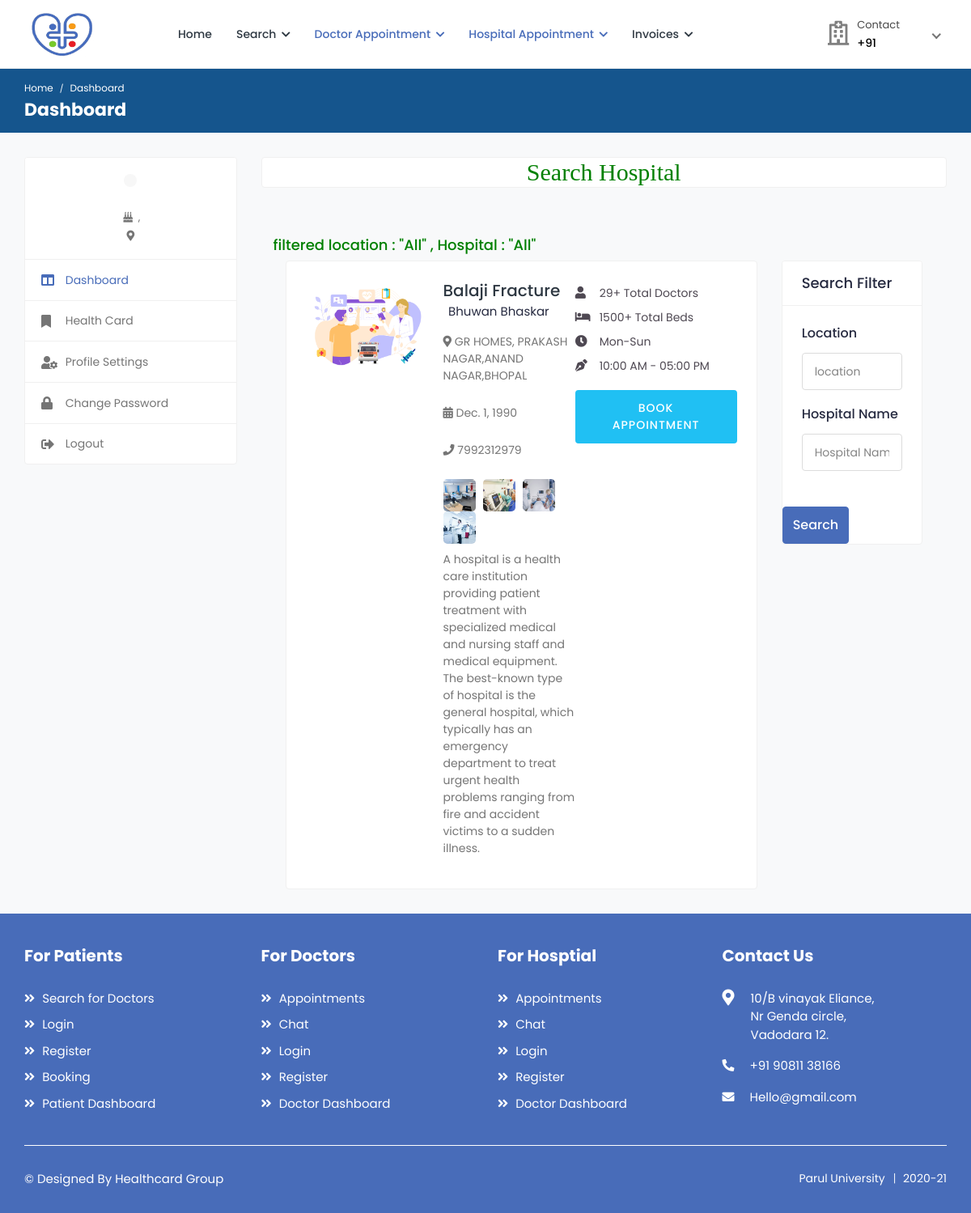
Page /search_hospital on the committed database.
### health/models.py (models this page shows, shortened)
class Hospital(models.Model):
    status = models.CharField(max_length=100,null=True)
    user = models.ForeignKey(User, on_delete=models.CASCADE, null=True)
    mobile = models.CharField(max_length=10, null=True)
    name = models.CharField(max_length=100, null=True)
    nom_doctor = models.CharField(max_length=100, null=True)
    nom_beds = models.CharField(max_length=100, null=True)
    foundation_date = models.DateField(null=True)
    timing = models.CharField(max_length=100, null=True)
    owner_name = models.CharField(max_length=100, null=True)
    days_time = models.CharField(max_length=100, null=True)
    address = models.CharField(max_length=100, null=True)
    biography = models.TextField(null=True)
    image = models.FileField(null=True)

### health/views.py (the view, shortened to what this page needs)
# urls.py: path('search_hospital',search_hospital,name="search_hospital"),
def search_hospital(request):
    data = Hospital.objects.all()
    l = "All"
    n = "All"
    d={'data':data,'l':l,'n':n,}
    return render(request,'patient/search_hospital.html',d)

### health/templates/patient/search_hospital.html (shortened to what this page needs)
{% extends 'patient/sidebar.html' %}
{% load static %}
{% block b %}
<h2 style="font-family:roman;color:green" align="center" class="card">Search Hospital</h2>
<div class="content">
				<div class="container-fluid">
					<div class="row">
						<h4 style="color:green"> filtered location : "{{l}}" , Hospital : "{{n}}" </h4>
                        <div class="col-md-8 col-lg-8 col-xl-9">
						{% for i in data %}
							<div class="card">
								<div class="card-body">
									<div class="doctor-widget">
										<div class="doc-info-left">
											<div class="doctor-img">
												<a href="doctor-profile.html">
                                                    {% if i.image %}
													<img src="{{i.image.url}}" class="img-fluid" alt="User Image">
                                                    {% endif %}
												</a>
											</div>
											<div class="doc-info-cont">
												<h4 class="doc-name"><a href="doctor-profile.html">{{i.name}}</a></h4>
												<div class="clinic-details">
													<p > {{i.user.first_name}} {{i.user.last_name}}</p>
													<p class="doc-location"><i  class="fas fa-map-marker-alt"></i> {{i.address}}</p>
													<p class="doc-location"><i class="fas fa-calendar-alt"></i> {{i.foundation_date}}</p>
													<p class="doc-location"><i class="fas fa-phone"></i> {{i.mobile}}</p>
													<ul class="clinic-gallery">
														<li>
															<a href="{% static 'user/img/features/feature-01.jpg' %}" data-fancybox="gallery">
																<img src="{% static 'user/img/features/feature-01.jpg' %}" alt="Feature">
															</a>
														</li>
														<li>
															<a href="{% static 'user/img/features/feature-02.jpg' %}" data-fancybox="gallery">
																<img  src="{% static 'user/img/features/feature-02.jpg' %}" alt="Feature">
															</a>
														</li>
														<li>
															<a href="{% static 'user/img/features/feature-03.jpg' %}" data-fancybox="gallery">
																<img src="{% static 'user/img/features/feature-03.jpg' %}" alt="Feature">
															</a>
														</li>
														<li>
															<a href="{% static 'user/img/features/feature-04.jpg' %}" data-fancybox="gallery">
																<img src="{% static 'user/img/features/feature-04.jpg' %}" alt="Feature">
															</a>
														</li>
														<p class="doc-speciality" style="margin-top:5%">{{i.biography}}</p>
													</ul>
												</div>
											</div>
										</div>
										<div class="doc-info-right">
											<div class="clini-infos">
												<ul>
													<li><i class="fas fa-user"></i>{{i.nom_doctor}}  Total Doctors</li>
													<li><i class="fas fa-bed"></i>{{i.nom_beds}}  Total Beds</li>
													<li><i class="fas fa-clock"></i>{{i.days_time}}</li>
													<li><i class="fas fa-pen-nib"></i>{{i.timing}}</li>
												</ul>
											</div>
											<div class="clinic-booking">
												<a class="apt-btn" href="{% url 'hospital_appointment' i.id %}">Book Appointment</a>
											</div>
										</div>
									</div>
								</div>
							</div>
	{% endfor %}
						</div>
                        <div class="col-md-4 col-lg-4 col-xl-3">
							<form action="" method="post" enctype="multipart/form-data">
							<div class="card search-filter">
								<div class="card-header">
									<h4 class="card-title mb-0">Search Filter</h4>
								</div>
								<div class="card-body">
								<div class="filter-widget">
									<h4>Location</h4>
									<div class="">
										<input type="text" class="form-control" placeholder="location" name="address">
									</div>
								</div>
									<div class="filter-widget">
									<h4>Hospital Name</h4>
									<div class="">
										<input type="text" class="form-control" placeholder="Hospital Name" name="name">
									</div>
								</div>
								</div>
									<div class="btn-search">
										<button type="submit" class="btn btn-primary">Search</button>
									</div>
								</div>
							</div>
						</div>
                    </div>
                </div>
</div>
{% endblock %}

### health/templates/patient/sidebar.html (shortened to what this page needs)
{% extends 'patient/patient_navigation.html' %}
{% block body %}
{% load static %}
			<div class="breadcrumb-bar">
				<div class="container-fluid">
					<div class="row align-items-center">
						<div class="col-md-12 col-12">
							<nav aria-label="breadcrumb" class="page-breadcrumb">
								<ol class="breadcrumb">
									<li class="breadcrumb-item"><a href="index-2.html">Home</a></li>
									<li class="breadcrumb-item active" aria-current="page">Dashboard</li>
								</ol>
							</nav>
							<h2 class="breadcrumb-title">Dashboard</h2>
						</div>
					</div>
				</div>
			</div>
			<div class="content">
				<div class="container-fluid">
					<div class="row">
						<div class="col-md-5 col-lg-4 col-xl-3 theiaStickySidebar">
                            <div class="profile-sidebar">
								<div class="widget-profile pro-widget-content">
									<div class="profile-info-widget">
										<a href="#" class="booking-doc-img">
										</a>
										<div class="profile-det-info">
											<div class="patient-details">
												<h5><i class="fas fa-birthday-cake"></i> {{request.user.patient_set.all.0.dob}},</h5>
												<h5 class="mb-0"><i class="fas fa-map-marker-alt"></i> {{request.user.patient_set.all.0.address}}</h5>
											</div>
										</div>
									</div>
								</div>
								<div class="dashboard-widget">
									<nav class="dashboard-menu">
										<ul>
											<li class="active">
												<a href="{% url 'patient_dashboard' %}">
													<i class="fas fa-columns"></i>
													<span>Dashboard</span>
												</a>
											</li>
											<li>
												<a href="{%  url 'apply_card' %}">
													<i class="fas fa-bookmark"></i>
													<span>Health Card</span>
												</a>
											</li>
											<li>
												<a href="{% url 'patient_profile' %}">
													<i class="fas fa-user-cog"></i>
													<span>Profile Settings</span>
												</a>
											</li>
											<li>
												<a href="{% url 'change_password' %}">
													<i class="fas fa-lock"></i>
													<span>Change Password</span>
												</a>
											</li>
											<li>
												<a href="{% url 'logout' %}">
													<i class="fas fa-sign-out-alt"></i>
													<span>Logout</span>
												</a>
											</li>
										</ul>
									</nav>
								</div>
							</div>
						</div>
						<div class="col-md-7 col-lg-8 col-xl-9">
                            {% block b %}
                            {% endblock %}
                            </div>
					</div>
				</div>
			</div>
{% endblock %}

### health/templates/patient/patient_navigation.html (shortened to what this page needs)
<!DOCTYPE html>
{% load static %}
<html lang="en">
<head>
		<link rel="stylesheet" href="{% static 'user/css/bootstrap.min.css' %}">
		<link rel="stylesheet" href="{% static 'user/plugins/fontawesome/css/fontawesome.min.css' %}">
		<link rel="stylesheet" href="{% static 'user/plugins/fontawesome/css/all.min.css' %}">
		<link rel="stylesheet" href="{% static 'user/css/style.css' %}">
	</head>
	<body>
		<div class="main-wrapper">
			<header class="header">
				<nav class="navbar navbar-expand-lg header-nav">
					<div class="navbar-header">
						<a href="{% url 'home' %}" class="navbar-brand logo">
							<img src="{% static 'user/img/favicon (1).png' %}" class="img-fluid" alt="Logo" style="width:90px;height:60px">
						</a>
					</div>
					<div class="main-menu-wrapper">
						<ul class="main-nav">
							<li>
								<a href="{% url 'patient_dashboard' %}">Home</a>
							</li>
							<li class="has-submenu">
								<a href="#">Search <i class="fas fa-chevron-down"></i></a>
							</li>
							<li class="has-submenu active">
								<a href="#"> Doctor Appointment <i class="fas fa-chevron-down"></i></a>
							</li>
							<li class="has-submenu active">
								<a href="#"> Hospital Appointment <i class="fas fa-chevron-down"></i></a>
							</li>
							<li class="has-submenu">
								<a href="#">Invoices <i class="fas fa-chevron-down"></i></a>
							</li>
						</ul>
					</div>
					<ul class="nav header-navbar-rht">
						<li class="nav-item contact-item">
							<div class="header-contact-img">
								<i class="far fa-hospital"></i>
							</div>
							<div class="header-contact-detail">
								<p class="contact-header">Contact</p>
								<p class="contact-info-header"> +91 {{request.user.patient_set.all.0.mobile}}</p>
							</div>
						</li>
						<li class="nav-item dropdown has-arrow logged-item">
							<a href="#" class="dropdown-toggle nav-link" data-toggle="dropdown">
							</a>
						</li>
					</ul>
				</nav>
			</header>
{% block body %}
{% endblock %}
			<footer class="footer">
				<div class="footer-top">
					<div class="container-fluid">
						<div class="row">
							<div class="col-lg-3 col-md-6">
								<div class="footer-widget footer-menu">
									<h2 class="footer-title">For Patients</h2>
									<ul>
										<li><a href=""><i class="fas fa-angle-double-right"></i> Search for Doctors</a></li>
										<li><a href=""><i class="fas fa-angle-double-right"></i> Login</a></li>
										<li><a href=""><i class="fas fa-angle-double-right"></i> Register</a></li>
										<li><a href=""><i class="fas fa-angle-double-right"></i> Booking</a></li>
										<li><a href=""><i class="fas fa-angle-double-right"></i> Patient Dashboard</a></li>
									</ul>
								</div>
							</div>
							<div class="col-lg-3 col-md-6">
								<div class="footer-widget footer-menu">
									<h2 class="footer-title">For Doctors</h2>
									<ul>
										<li><a href=""><i class="fas fa-angle-double-right"></i> Appointments</a></li>
										<li><a href=""><i class="fas fa-angle-double-right"></i> Chat</a></li>
										<li><a href=""><i class="fas fa-angle-double-right"></i> Login</a></li>
										<li><a href=""><i class="fas fa-angle-double-right"></i> Register</a></li>
										<li><a href=""><i class="fas fa-angle-double-right"></i> Doctor Dashboard</a></li>
									</ul>
								</div>
							</div>
								<div class="col-lg-3 col-md-6">
								<div class="footer-widget footer-menu">
									<h2 class="footer-title">For Hosptial</h2>
									<ul>
										<li><a href=""><i class="fas fa-angle-double-right"></i> Appointments</a></li>
										<li><a href=""><i class="fas fa-angle-double-right"></i> Chat</a></li>
										<li><a href=""><i class="fas fa-angle-double-right"></i> Login</a></li>
										<li><a href=""><i class="fas fa-angle-double-right"></i> Register</a></li>
										<li><a href=""><i class="fas fa-angle-double-right"></i> Doctor Dashboard</a></li>
									</ul>
								</div>
							</div>
								<div class="footer-widget footer-contact">
									<h2 class="footer-title">Contact Us</h2>
									<div class="footer-contact-info">
										<div class="footer-address">
											<span><i class="fas fa-map-marker-alt"></i></span>
											<p> 10/B vinayak Eliance,<br> Nr Genda circle, <br>Vadodara 12. </p>
										</div>
										<p>
											<i class="fas fa-phone-alt"></i>
											+91 90811 38166
										</p>
										<p class="mb-0">
											<i class="fas fa-envelope"></i>
											Hello@gmail.com
										</p>
									</div>
								</div>
							</div>
						</div>
					</div>
                <div class="footer-bottom">
					<div class="container-fluid">
						<div class="copyright">
							<div class="row">
								<div class="col-md-6 col-lg-6">
									<div class="copyright-text">
										<p class="mb-0"><a>© Designed By Healthcard Group </a></p>
									</div>
								</div>
								<div class="col-md-6 col-lg-6">
									<div class="copyright-menu">
										<ul class="policy-menu">
											<li><a>Parul University</a></li>
											<li><a>2020-21</a></li>
										</ul>
									</div>
								</div>
							</div>
						</div>
					</div>
				</div>
			</footer>
	</body>
</html>

### rows in the picture
Hospital: image (picture), name "Balaji Fracture", user.first_name "Bhuwan", user.last_name "Bhaskar", address "GR HOMES, PRAKASH NAGAR,ANAND NAGAR,BHOPAL", foundation_date "Dec. 1, 1990", mobile "7992312979", biography "A hospital is a health care institution providing patient treatment with specialized medical and nursing staff and medical equipment. The best-known type of hospital is the general hospital, which typically has an emergency department to treat urgent health problems ranging from fire and accident victims to a sudden illness.", nom_doctor "29+", nom_beds "1500+", days_time "Mon-Sun", timing "10:00 AM - 05:00 PM"

### other values in the picture
{{ l }} "All"
{{ n }} "All"
